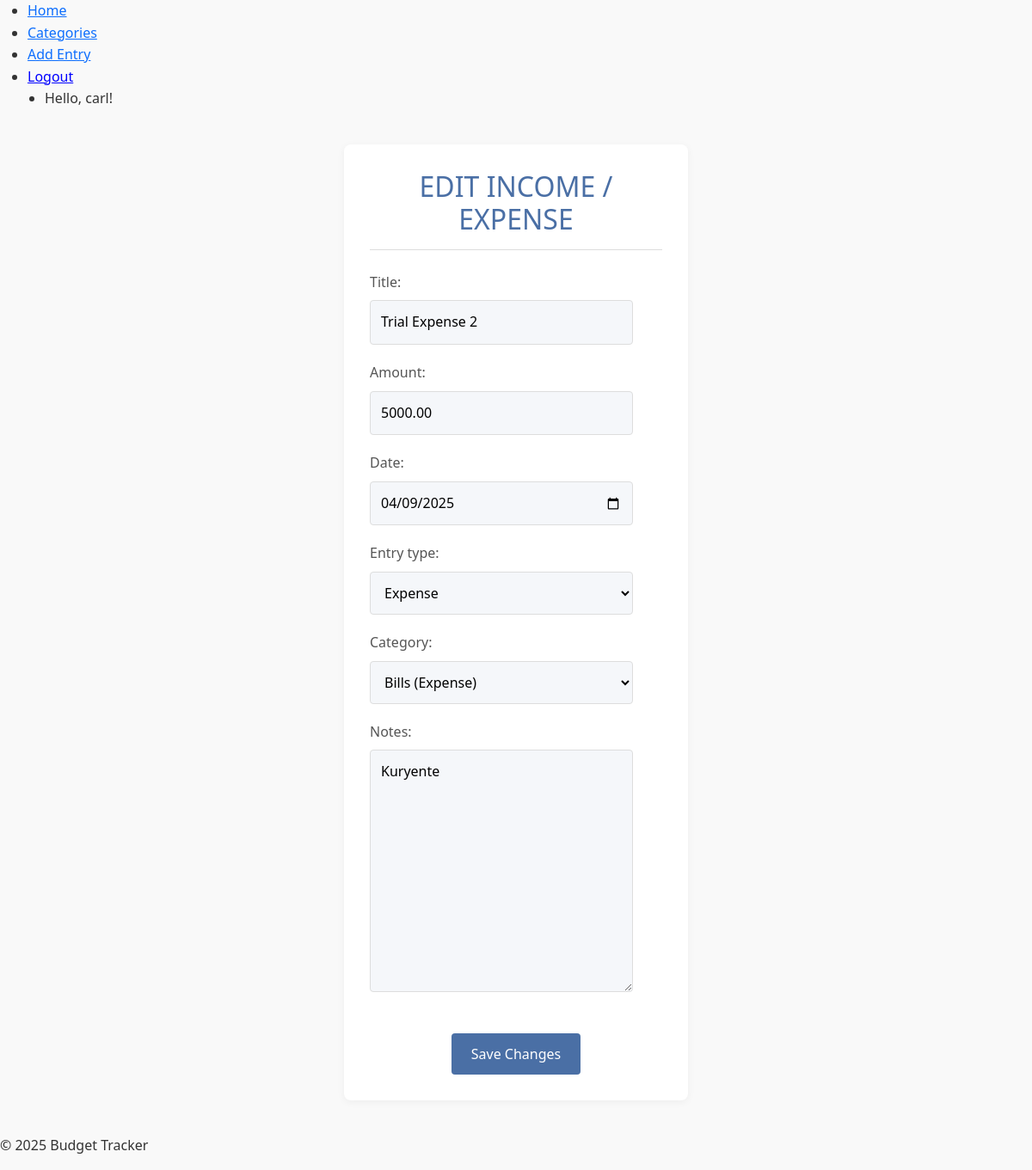
Before: /entry/edit/4 (signed in) with the older database file.
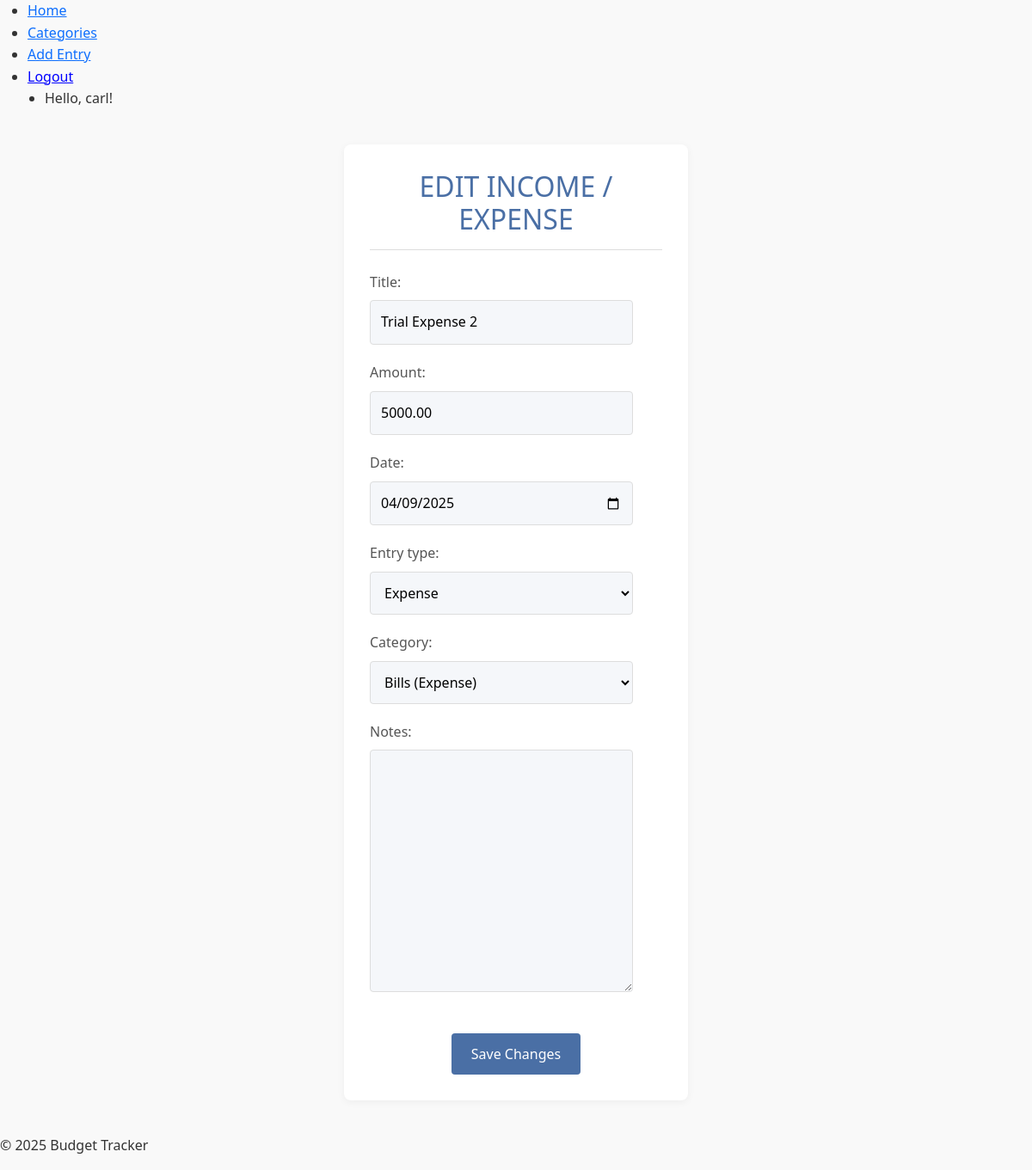
After: the same page with the newer database file.
### tracker/models.py (models this page shows, shortened)
class Entry(models.Model):
    ENTRY_TYPES = (
        ('Income', 'Income'),
        ('Expense', 'Expense'),
    )
    user = models.ForeignKey(User, on_delete=models.CASCADE)
    title = models.CharField(max_length=200)
    amount = models.DecimalField(max_digits=10, decimal_places=2)
    date = models.DateField(default=timezone.now)
    entry_type = models.CharField(max_length=7, choices=ENTRY_TYPES)
    category = models.ForeignKey(Category, on_delete=models.SET_NULL, null=True, blank=True)
    notes = models.TextField(blank=True, null=True)

### tracker/views.py (the view)
# urls.py: path('entry/edit/<int:entry_id>', views.edit_entry, name="edit_entry"),
@login_required
def edit_entry(request, entry_id):
    entry = get_object_or_404(Entry, id=entry_id, user=request.user)
    if request.method == "POST":
        form = EntryForm(request.POST, instance=entry)
        if form.is_valid():
            form.save()
            return redirect('dashboard')
    else:
        form = EntryForm(instance=entry)
    return render(request, 'tracker/edit_entry.html', {'form': form, 'entry': entry})

### tracker/forms.py (shortened to what this page needs)
class EntryForm(forms.ModelForm):
    class Meta:
        model = Entry
        fields = ['title', 'amount', 'date', 'entry_type', 'category', 'notes']
        widgets = {
            'date': forms.DateInput(attrs={'type': 'date'}),
        }

### tracker/models.py (called while the page is built)
    def __str__(self):
        return f"{self.name} ({self.type})"

### tracker/templates/tracker/edit_entry.html (shortened to what this page needs)
{% extends 'tracker/base.html' %}
{% block content %}
{% load static %}
<link rel="stylesheet" type="text/css" href="{% static 'tracker/css/add_entry.css' %}">
<div class="container_entry">
    <h2 class="form-title">EDIT INCOME / EXPENSE</h2>
    <form method="POST" class="entry-form">
        <div class="form-group">
            {{ form.as_p }}
        </div>
        <button type="submit" class="btn btn-submit">Save Changes</button>
    </form>
</div>
{% endblock %}

Changed rows visible on the page:
changed Entry "Trial Expense 2": notes "Kuryente" → (not shown)
